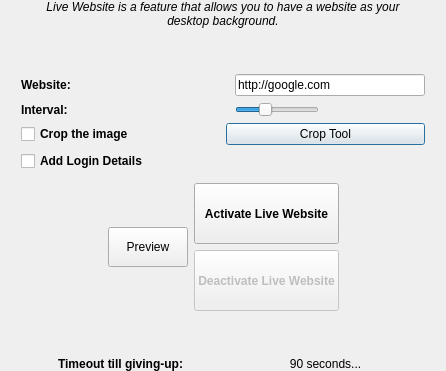
        <widget class="QWidget" name="live_website">
         <layout class="QHBoxLayout" name="horizontalLayout_19">
          <property name="topMargin">
           <number>0</number>
          </property>
          <property name="bottomMargin">
           <number>0</number>
          </property>
          <item>
           <spacer name="horizontalSpacer_7">
            <property name="orientation">
             <enum>Qt::Horizontal</enum>
            </property>
            <property name="sizeHint" stdset="0">
             <size>
              <width>10</width>
              <height>20</height>
             </size>
            </property>
           </spacer>
          </item>
          <item>
           <layout class="QVBoxLayout" name="verticalLayout_2">
            <item>
             <widget class="QLabel" name="label_17">
              <property name="font">
               <font>
                <italic>true</italic>
                <underline>false</underline>
               </font>
              </property>
              <property name="text">
               <string>Live Website is a feature that allows you to have a website as your
desktop background.</string>
              </property>
              <property name="alignment">
               <set>Qt::AlignCenter</set>
              </property>
             </widget>
            </item>
            <item>
             <spacer name="verticalSpacer_7">
              <property name="orientation">
               <enum>Qt::Vertical</enum>
              </property>
              <property name="sizeHint" stdset="0">
               <size>
                <width>20</width>
                <height>40</height>
               </size>
              </property>
             </spacer>
            </item>
            <item>
             <layout class="QHBoxLayout" name="horizontalLayout_4">
              <item>
               <widget class="QLabel" name="label_11">
                <property name="minimumSize">
                 <size>
                  <width>208</width>
                  <height>0</height>
                 </size>
                </property>
                <property name="font">
                 <font>
                  <weight>75</weight>
                  <bold>true</bold>
                 </font>
                </property>
                <property name="text">
                 <string>Website:</string>
                </property>
               </widget>
              </item>
              <item>
               <widget class="QLineEdit" name="website">
                <property name="text">
                 <string notr="true">http://google.com</string>
                </property>
               </widget>
              </item>
             </layout>
            </item>
            <item>
             <layout class="QHBoxLayout" name="horizontalLayout_5">
              <item>
               <widget class="QLabel" name="label_23">
                <property name="minimumSize">
                 <size>
                  <width>208</width>
                  <height>0</height>
                 </size>
                </property>
                <property name="font">
                 <font>
                  <weight>75</weight>
                  <bold>true</bold>
                 </font>
                </property>
                <property name="text">
                 <string>Interval:</string>
                </property>
               </widget>
              </item>
              <item>
               <widget class="QSlider" name="website_slider">
                <property name="focusPolicy">
                 <enum>Qt::NoFocus</enum>
                </property>
                <property name="minimum">
                 <number>1</number>
                </property>
                <property name="maximum">
                 <number>16</number>
                </property>
                <property name="pageStep">
                 <number>1</number>
                </property>
                <property name="value">
                 <number>6</number>
                </property>
                <property name="orientation">
                 <enum>Qt::Horizontal</enum>
                </property>
               </widget>
              </item>
              <item>
               <widget class="QLabel" name="website_interval_slider_label">
                <property name="minimumSize">
                 <size>
                  <width>100</width>
                  <height>0</height>
                 </size>
                </property>
                <property name="text">
                 <string notr="true"/>
                </property>
                <property name="alignment">
                 <set>Qt::AlignCenter</set>
                </property>
               </widget>
              </item>
             </layout>
            </item>
            <item>
             <layout class="QHBoxLayout" name="horizontalLayout_17">
              <item>
               <widget class="QCheckBox" name="website_crop_checkbox">
                <property name="font">
                 <font>
                  <weight>75</weight>
                  <bold>true</bold>
                 </font>
                </property>
                <property name="focusPolicy">
                 <enum>Qt::NoFocus</enum>
                </property>
                <property name="text">
                 <string>Crop the image</string>
                </property>
               </widget>
              </item>
              <item>
               <widget class="QPushButton" name="edit_crop">
                <property name="text">
                 <string>Crop Tool</string>
                </property>
                <property name="icon">
                 <iconset theme="applications-accessories">
                  <normaloff/>
                 </iconset>
                </property>
                <property name="autoDefault">
                 <bool>false</bool>
                </property>
                <property name="default">
                 <bool>true</bool>
                </property>
                <property name="flat">
                 <bool>false</bool>
                </property>
               </widget>
              </item>
             </layout>
            </item>
            <item>
             <widget class="QCheckBox" name="add_login_details">
              <property name="font">
               <font>
                <weight>75</weight>
                <bold>true</bold>
               </font>
              </property>
              <property name="focusPolicy">
               <enum>Qt::NoFocus</enum>
              </property>
              <property name="text">
               <string>Add Login Details</string>
              </property>
             </widget>
            </item>
            <item>
             <widget class="QWidget" name="live_website_login_widget" native="true">
              <property name="minimumSize">
               <size>
                <width>0</width>
                <height>0</height>
               </size>
              </property>
              <property name="maximumSize">
               <size>
                <width>16777215</width>
                <height>0</height>
               </size>
              </property>
              <layout class="QGridLayout" name="gridLayout_2">
               <item row="0" column="0">
                <layout class="QVBoxLayout" name="verticalLayout_15">
                 <item>
                  <layout class="QHBoxLayout" name="horizontalLayout_32">
                   <item>
                    <widget class="QLabel" name="label_7">
                     <property name="font">
                      <font>
                       <weight>75</weight>
                       <bold>true</bold>
                      </font>
                     </property>
                     <property name="text">
                      <string>Username:</string>
                     </property>
                    </widget>
                   </item>
                   <item>
                    <widget class="QLineEdit" name="username">
                     <property name="placeholderText">
                      <string>Username</string>
                     </property>
                    </widget>
                   </item>
                  </layout>
                 </item>
                 <item>
                  <layout class="QHBoxLayout" name="horizontalLayout_33">
                   <item>
                    <widget class="QLabel" name="label_12">
                     <property name="font">
                      <font>
                       <weight>75</weight>
                       <bold>true</bold>
                      </font>
                     </property>
                     <property name="text">
                      <string>Password:</string>
                     </property>
                    </widget>
                   </item>
                   <item>
                    <widget class="QLineEdit" name="password">
                     <property name="echoMode">
                      <enum>QLineEdit::Password</enum>
                     </property>
                     <property name="placeholderText">
                      <string>Password</string>
                     </property>
                    </widget>
                   </item>
                  </layout>
                 </item>
                 <item>
                  <widget class="QCheckBox" name="redirect_checkBox">
                   <property name="focusPolicy">
                    <enum>Qt::NoFocus</enum>
                   </property>
                   <property name="text">
                    <string>Redirect to a certain page</string>
                   </property>
                  </widget>
                 </item>
                 <item>
                  <layout class="QHBoxLayout" name="horizontalLayout_34">
                   <item>
                    <widget class="QLineEdit" name="final_webpage">
                     <property name="font">
                      <font>
                       <weight>50</weight>
                       <bold>false</bold>
                      </font>
                     </property>
                    </widget>
                   </item>
                  </layout>
                 </item>
                </layout>
               </item>
              </layout>
             </widget>
            </item>
            <item>
             <layout class="QHBoxLayout" name="horizontalLayout_18">
              <item>
               <spacer name="horizontalSpacer_22">
                <property name="orientation">
                 <enum>Qt::Horizontal</enum>
                </property>
                <property name="sizeHint" stdset="0">
                 <size>
                  <width>40</width>
                  <height>20</height>
                 </size>
                </property>
               </spacer>
              </item>
              <item>
               <widget class="QPushButton" name="website_preview">
                <property name="minimumSize">
                 <size>
                  <width>0</width>
                  <height>40</height>
                 </size>
                </property>
                <property name="maximumSize">
                 <size>
                  <width>151</width>
                  <height>16777215</height>
                 </size>
                </property>
                <property name="font">
                 <font>
                  <weight>50</weight>
                  <bold>false</bold>
                 </font>
                </property>
                <property name="focusPolicy">
                 <enum>Qt::NoFocus</enum>
                </property>
                <property name="text">
                 <string>Preview</string>
                </property>
               </widget>
              </item>
              <item>
               <layout class="QVBoxLayout" name="verticalLayout_12">
                <item>
                 <widget class="QPushButton" name="activate_website">
                  <property name="minimumSize">
                   <size>
                    <width>0</width>
                    <height>61</height>
                   </size>
                  </property>
                  <property name="font">
                   <font>
                    <weight>75</weight>
                    <bold>true</bold>
                   </font>
                  </property>
                  <property name="focusPolicy">
                   <enum>Qt::NoFocus</enum>
                  </property>
                  <property name="toolTip">
                   <string/>
                  </property>
                  <property name="text">
                   <string>Activate Live Website</string>
                  </property>
                 </widget>
                </item>
                <item>
                 <widget class="QPushButton" name="deactivate_website">
                  <property name="enabled">
                   <bool>false</bool>
                  </property>
                  <property name="minimumSize">
                   <size>
                    <width>0</width>
                    <height>61</height>
                   </size>
                  </property>
                  <property name="font">
                   <font>
                    <weight>75</weight>
                    <bold>true</bold>
                   </font>
                  </property>
                  <property name="focusPolicy">
                   <enum>Qt::NoFocus</enum>
                  </property>
                  <property name="text">
                   <string>Deactivate Live Website</string>
                  </property>
                 </widget>
                </item>
               </layout>
              </item>
              <item>
               <spacer name="horizontalSpacer_23">
                <property name="orientation">
                 <enum>Qt::Horizontal</enum>
                </property>
                <property name="sizeHint" stdset="0">
                 <size>
                  <width>40</width>
                  <height>20</height>
                 </size>
                </property>
               </spacer>
              </item>
             </layout>
            </item>
            <item>
             <spacer name="verticalSpacer_8">
              <property name="orientation">
               <enum>Qt::Vertical</enum>
              </property>
              <property name="sizeHint" stdset="0">
               <size>
                <width>20</width>
                <height>40</height>
               </size>
              </property>
             </spacer>
            </item>
            <item>
             <layout class="QHBoxLayout" name="horizontalLayout_6">
              <item>
               <widget class="QLabel" name="timeout_text_label">
                <property name="font">
                 <font>
                  <weight>75</weight>
                  <bold>true</bold>
                 </font>
                </property>
                <property name="text">
                 <string>Timeout till giving-up:</string>
                </property>
                <property name="alignment">
                 <set>Qt::AlignCenter</set>
                </property>
               </widget>
              </item>
              <item>
               <widget class="QLabel" name="website_timeout_label">
                <property name="text">
                 <string notr="true">90 seconds...</string>
                </property>
                <property name="alignment">
                 <set>Qt::AlignCenter</set>
                </property>
               </widget>
              </item>
             </layout>
            </item>
           </layout>
          </item>
          <item>
           <spacer name="horizontalSpacer_8">
            <property name="orientation">
             <enum>Qt::Horizontal</enum>
            </property>
            <property name="sizeHint" stdset="0">
             <size>
              <width>10</width>
              <height>20</height>
             </size>
            </property>
           </spacer>
          </item>
         </layout>
        </widget>
